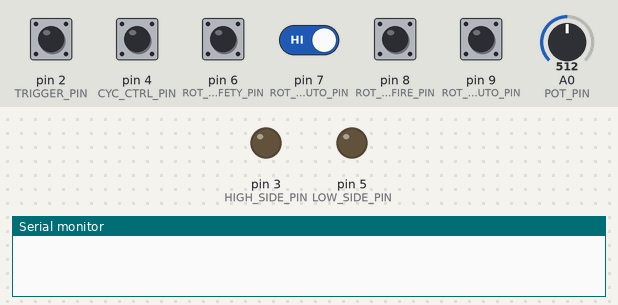
This sketch was run on a simulated Arduino Uno, built with avr-gcc and run on an emulated ATmega328P. Parts: output pins drawn as LEDs (lit = HIGH), the last lines printed to the serial monitor. The test bench sets the inputs (shaded band); at power-on: pin 2 (TRIGGER_PIN), pin 4 (CYC_CTRL_PIN), pin 6 (ROT_SW_SAFETY_PIN), pin 7 (ROT_SW_SEMI_AUTO_PIN), pin 8 (ROT_SW_BURST_FIRE_PIN), pin 9 (ROT_SW_FULL_AUTO_PIN) HIGH, A0 (POT_PIN) = 512.

Above: at 1.2 s.
1.3 s: pin 2 (TRIGGER_PIN) pulled LOW for 0.15 s
2.9 s: pin 4 (CYC_CTRL_PIN) pulled LOW for 0.15 s
At 4.0 s:
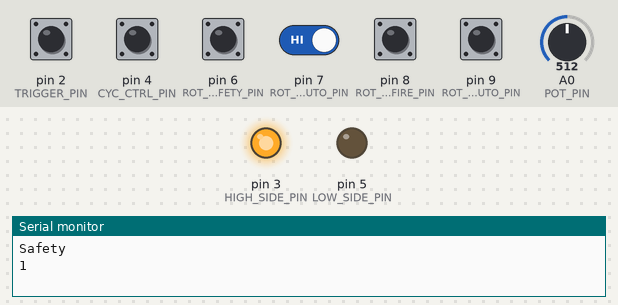
4.5 s: pin 2 (TRIGGER_PIN) driven LOW and pin 7 (ROT_SW_SEMI_AUTO_PIN) driven LOW
At 5.6 s:
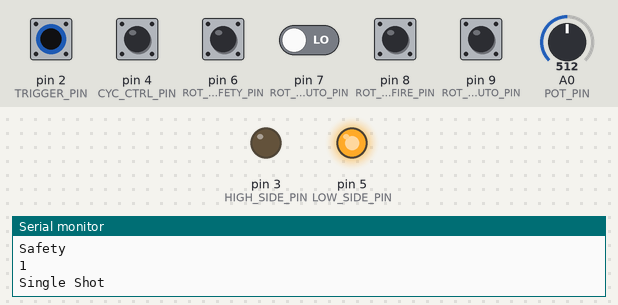
6.0 s: pin 4 (CYC_CTRL_PIN) pulled LOW for 1 s
At 6.7 s:
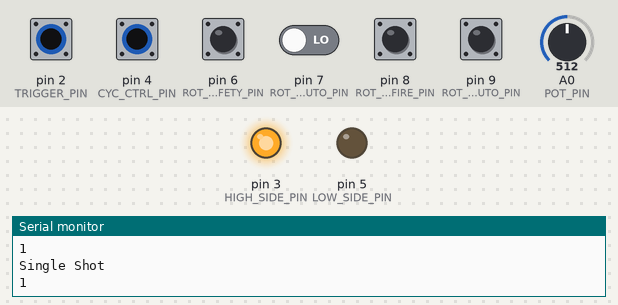
Timing chart, 0 to 9.0 s (numbered marks = the images above; inputs shaded):
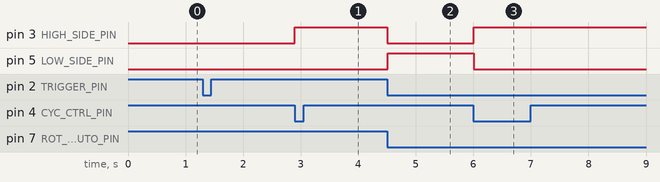

Measured:
- after the input at 2.9 s, pin 3 (HIGH_SIDE_PIN): LOW → HIGH at once
- after the input at 4.5 s, pin 3 (HIGH_SIDE_PIN): HIGH → LOW at once; pin 5 (LOW_SIDE_PIN): LOW → HIGH at once
- after the input at 6.0 s, pin 3 (HIGH_SIDE_PIN): LOW → HIGH at once; pin 5 (LOW_SIDE_PIN): HIGH → LOW at once

The sketch:

select-fire-rapidstrike-firmware.ino
```cpp
/* ------------------------------------------------------------------------

Firmware for first prototype of Select-Fire Rapidstrike Kit
By Monty Choy/Suild
Sun, 06/23/19

This sketch features a half-bridge with shoot-through protection to drive
the pusher motor, a rotary switch to toggle between different fire modes,
and a pot to adjust rate of fire.

This version currently utilizes open-source libraries because I don't
intend on selling the kit with this version of the firmware. In the future,
I will make my own libraries that will be in production firmware.

This version also supports solenoid control, but everything must be
configured in software.

Future software features:
- Jumper to manually switch between pusher and solenoid control
- On-board pot to adjust pot duty cycle
- OCP implemented in pusher control feedback loop
- Indicator LEDs for overcurrent, overvoltage, and undervoltage

I put methods that may be usefull to people Frankensteining this code
closer to the top right under void loop()

------------------------------------------------------------------------ */

#include <Button.h>

//
// Macros and vars for trigger and cycle control switch stuff
#define TRIGGER_PIN 2
#define CYC_CTRL_PIN 4

Button trgSw (TRIGGER_PIN, true, true, 25);
Button cycCtrlSw (CYC_CTRL_PIN, true, true, 25);

//
// Macros and variables for motor drive stuff
#define HIGH_SIDE_PIN 3
#define LOW_SIDE_PIN 5

#define PUSHER_DRIVE_STATE_OFF 0
#define PUSHER_DRIVE_STATE_BRAKE 1
#define PUSHER_DRIVE_STATE_ON 2

#define SHOOT_THROUGH_DELAY 5    // Be careful when decreasing this! A value too small can pop your MOSFETs

//
// Macros and vars for rotary switch stuff
#define ROT_SW_SAFETY_PIN 6
#define ROT_SW_SEMI_AUTO_PIN 7
#define ROT_SW_BURST_FIRE_PIN 8
#define ROT_SW_FULL_AUTO_PIN 9

#define NUM_OF_ROT_SW_PINS 4
// Array of all rotary switch pins so it's easier to iterate through all of them
const uint8_t ROT_SW_PINS[] = {ROT_SW_SAFETY_PIN, ROT_SW_SEMI_AUTO_PIN, ROT_SW_BURST_FIRE_PIN, ROT_SW_FULL_AUTO_PIN};

//
// Macros for fire values
#define SAFETY 0
#define SEMI_AUTO 1
#define BURST_FIRE 2
#define FULL_AUTO 3

#define BURST_FIRE_LENGTH 3

//
// Macros and vars for variable fire rate control values
#define POT_PIN 0

//
// Singleton for coordinating all firing actions
struct FiringSingleton {
  // Switch states
  bool wasTriggerPulled = false;
  bool isTriggerPressed = false;
  bool isCycCtrlSwPressed = false;

  uint8_t currentFireMode = SAFETY;

  uint8_t dartsFired = 0;
  uint8_t dartsToFire = 0;

  uint8_t targetState = PUSHER_DRIVE_STATE_OFF;

  uint8_t pusherPow = 0;

  // For handling shoot-through
  uint8_t lastTargetState = PUSHER_DRIVE_STATE_OFF;
  uint32_t halfBridgeTransitionBeginTime = 0;
  uint32_t halfBridgeDriveBeginTime = 0;
  bool hasTargetStateTransitioned = false;
} firingSingleton;


void setup() {
  // put your setup code here, to run once:
  Serial.begin(9600);

  pinMode(HIGH_SIDE_PIN, OUTPUT);
  pinMode(LOW_SIDE_PIN, OUTPUT);

  setRotSwPins();

}

void loop() {
  // put your main code here, to run repeatedly:
  handleTriggerPull();
  handleCycleControl();
  handleFiring();
  controlMotors();
}

// Print fire modes over serial
void printCurrentFireMode() {
  if (firingSingleton.currentFireMode == SAFETY) {
      Serial.println("Safety");
    } else if (firingSingleton.currentFireMode == SEMI_AUTO) {
      Serial.println("Single Shot");
    } else if (firingSingleton.currentFireMode == BURST_FIRE) {
      Serial.println("Burst Fire");
    } else if (firingSingleton.currentFireMode == FULL_AUTO) {
      Serial.println("Full Auto");
    }
}

// Returns position of rotary switch in terms of which pin is connected to COM (pin is low)
uint8_t getRotSwPos(uint8_t rotSwPins[], uint8_t numOfRotSwPins) {
  for (int rotSwPin = 0; rotSwPin < NUM_OF_ROT_SW_PINS; rotSwPin++) {
    if (digitalRead(rotSwPins[rotSwPin]) == LOW) {
      return rotSwPins[rotSwPin];
    }
  }

}

// Directly handles driving the pusher, including shoot-through protection
void controlMotors() {
  if (firingSingleton.targetState == PUSHER_DRIVE_STATE_OFF) {
    // Wait for pusher retract fully before killing power
    digitalWrite(HIGH_SIDE_PIN, LOW);
    digitalWrite(LOW_SIDE_PIN, LOW);
  // Targetstate requires MOSFETs to change state that's at risk of shoot-through
  } else {
    initHalfBridgeTransitionTiming();
    transitionHalfBridge();
    driveMOSFETs();
  }

}

// Keep track of time that transition of target state requested
// init times to keep track of half-bridge transition timing to prevent shoot through
void initHalfBridgeTransitionTiming() {
  if (firingSingleton.targetState != firingSingleton.lastTargetState) {
      firingSingleton.halfBridgeTransitionBeginTime = millis() + SHOOT_THROUGH_DELAY;
      firingSingleton.halfBridgeDriveBeginTime = millis() + (SHOOT_THROUGH_DELAY * 2);

      firingSingleton.lastTargetState = firingSingleton.targetState;

      // Reset flags for target state and MOSFET transitions to allow MOSFETs to transition
      firingSingleton.hasTargetStateTransitioned = false;
    }
}

// Transition MOSFETs to prevent shoot through
void transitionHalfBridge() {
  if (!firingSingleton.hasTargetStateTransitioned && millis() > firingSingleton.halfBridgeTransitionBeginTime) {
    if (firingSingleton.targetState == PUSHER_DRIVE_STATE_BRAKE) digitalWrite(LOW_SIDE_PIN, LOW);
    if (firingSingleton.targetState == PUSHER_DRIVE_STATE_ON) digitalWrite(HIGH_SIDE_PIN, LOW);

   firingSingleton.hasTargetStateTransitioned = true;
  }
}

// Drive MOSFETs after transition occurs to prevent shoot-through
void driveMOSFETs() {
  if (millis() > firingSingleton.halfBridgeDriveBeginTime) {
      firingSingleton.pusherPow = map(analogRead(POT_PIN), 0, 1024, 0, 255);

      if (firingSingleton.targetState == PUSHER_DRIVE_STATE_BRAKE && firingSingleton.isCycCtrlSwPressed) digitalWrite(HIGH_SIDE_PIN, HIGH);
      // if (firingSingleton.targetState == PUSHER_DRIVE_STATE_ON) analogWrite(LOW_SIDE_PIN, firingSingleton.pusherPow);
      if (firingSingleton.targetState == PUSHER_DRIVE_STATE_ON) digitalWrite(LOW_SIDE_PIN, HIGH);

    }
}

// Sets pins for rotary switch
void setRotSwPins() {
  // Set all rotary switch pins to inputs with pullups
  for (int i = 0; i < sizeof(ROT_SW_PINS)/sizeof(ROT_SW_PINS[0]); i++) {
    pinMode(ROT_SW_PINS[i], INPUT_PULLUP);
  }
}


// Handles firing initiation when the trigger is pulled
void handleTriggerPull() {
  trgSw.read();
  firingSingleton.isTriggerPressed = trgSw.isPressed();
  firingSingleton.wasTriggerPulled = trgSw.wasPressed();

  if (firingSingleton.wasTriggerPulled) {
    const uint8_t ROT_SW_POS = getRotSwPos(ROT_SW_PINS, NUM_OF_ROT_SW_PINS);

    // Set fire mode based on position of rotary switch
    // The firemode is set here so the rotary switch is sampled less and if the rotary switch
    // changes position while firing, it won't break the system
    setCurrentFiremode(ROT_SW_POS);
    printCurrentFireMode();

  }

  // basic on/brake on pusher for testing
  // if (trgSw.isPressed()) {
  //   firingSingleton.targetState = PUSHER_DRIVE_STATE_ON;
  // } else {
  //   firingSingleton.targetState = PUSHER_DRIVE_STATE_BRAKE;
  // }
}

void setCurrentFiremode(uint8_t ROT_SW_POS) {
  if (ROT_SW_POS == ROT_SW_SAFETY_PIN) {
    firingSingleton.currentFireMode = SAFETY;
  } else if (ROT_SW_POS == ROT_SW_SEMI_AUTO_PIN) {
    firingSingleton.currentFireMode = SEMI_AUTO;
  } else if (ROT_SW_POS == ROT_SW_BURST_FIRE_PIN) {
    firingSingleton.currentFireMode = BURST_FIRE;
  } else if (ROT_SW_POS == ROT_SW_FULL_AUTO_PIN) {
    firingSingleton.currentFireMode = FULL_AUTO;
  }
}

void handleCycleControl() {
  cycCtrlSw.read();
  firingSingleton.isCycCtrlSwPressed = cycCtrlSw.isPressed();

  if (cycCtrlSw.wasPressed()) {
    firingSingleton.dartsFired++;
    Serial.println(firingSingleton.dartsFired);
  }
}

void handleFiring() {
  if (firingSingleton.wasTriggerPulled) {
    // Safety, brake motors
    handleSafety();
    setDartsToFire();
    firingSingleton.targetState = PUSHER_DRIVE_STATE_ON;
  }

  // If motors are running
  if (firingSingleton.targetState == PUSHER_DRIVE_STATE_ON) {
    if (firingSingleton.currentFireMode == SEMI_AUTO || firingSingleton.currentFireMode == BURST_FIRE) {
      handleSemiAutoAndBurst();
    } else if (firingSingleton.currentFireMode == FULL_AUTO) {
      handleFullAuto();
    } else {  // Motors are running but not in full auto or semi auto mode, so turn off motors
      firingSingleton.targetState = PUSHER_DRIVE_STATE_BRAKE;
    }
  }

}

void handleSafety() {
  if (firingSingleton.currentFireMode == SAFETY) {
      firingSingleton.targetState = PUSHER_DRIVE_STATE_BRAKE;
      return;
    }
}

void handleSemiAutoAndBurst() {
   // If no more darts to fire, brake pusher
  if (firingSingleton.dartsFired >= firingSingleton.dartsToFire) {
    firingSingleton.targetState = PUSHER_DRIVE_STATE_BRAKE;
    firingSingleton.dartsFired = 0;
  }
}

void handleFullAuto() {
   // Trigger let go and pusher returned, so brake
  if (!firingSingleton.isTriggerPressed && firingSingleton.isCycCtrlSwPressed) {
    firingSingleton.targetState = PUSHER_DRIVE_STATE_BRAKE;
  }
}

void setDartsToFire() {
  if (firingSingleton.currentFireMode == SEMI_AUTO) {
    firingSingleton.dartsToFire = 1;
  } else if (firingSingleton.currentFireMode == BURST_FIRE) {
    firingSingleton.dartsToFire = BURST_FIRE_LENGTH;
  }

  firingSingleton.dartsFired = 0;
}
```
